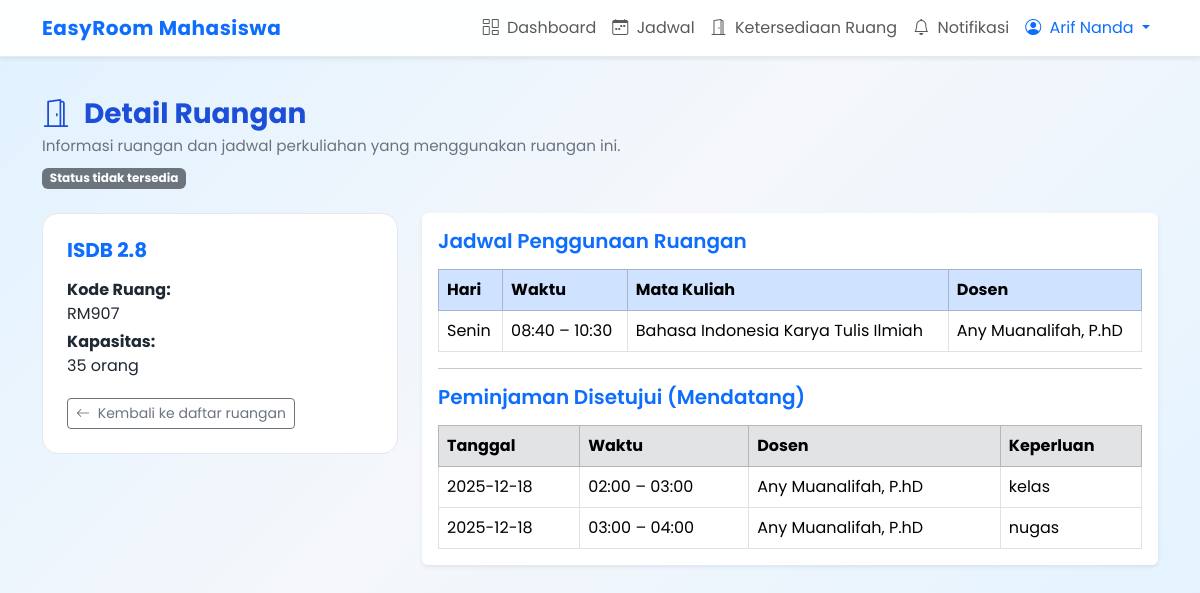
The app's page /mahasiswa/ruang_detail.php?kode=RM907 (signed in) with its own data.
### tables this page shows
CREATE TABLE `ruang` (
  `kode_ruang` varchar(15) NOT NULL,
  `nama_ruang` varchar(50) NOT NULL,
  `kapasitas` int(11) DEFAULT NULL,
  `fasilitas` text DEFAULT NULL,
  `lokasi` varchar(100) DEFAULT NULL,
  `status` enum('Terpakai','Kosong') DEFAULT 'Terpakai'
);

CREATE TABLE `jadwal` (
  `kode_jadwal` varchar(15) NOT NULL,
  `kode_mk` varchar(20) DEFAULT NULL,
  `id_dosen` varchar(15) DEFAULT NULL,
  `kode_ruang` varchar(15) DEFAULT NULL,
  `kelas` varchar(20) DEFAULT NULL,
  `hari` varchar(15) DEFAULT NULL,
  `jam_mulai` time NOT NULL,
  `jam_selesai` time NOT NULL,
  `kuota_peserta` int(11) DEFAULT NULL,
  `kuota_masuk` int(11) DEFAULT NULL,
  `semester` varchar(10) DEFAULT NULL
);

CREATE TABLE `matakuliah` (
  `kode_mk` varchar(20) NOT NULL,
  `id_dosen` varchar(15) DEFAULT NULL,
  `nama_mk` varchar(100) DEFAULT NULL,
  `sks` int(11) DEFAULT NULL
);

CREATE TABLE `dosen` (
  `id_dosen` varchar(15) NOT NULL,
  `nama_dosen` varchar(100) NOT NULL,
  `nip` varchar(20) DEFAULT NULL,
  `email` varchar(100) DEFAULT NULL,
  `password` varchar(255) NOT NULL
);

CREATE TABLE `peminjaman` (
  `kode_peminjaman` varchar(15) NOT NULL,
  `id_dosen` varchar(15) DEFAULT NULL,
  `kode_ruang` varchar(15) DEFAULT NULL,
  `id_admin` varchar(15) DEFAULT NULL,
  `tanggal` date DEFAULT NULL,
  `waktu_mulai` time DEFAULT NULL,
  `waktu_selesai` time DEFAULT NULL,
  `keperluan` text DEFAULT NULL,
  `file_pengajuan` varchar(255) DEFAULT NULL,
  `status` enum('Menunggu','Disetujui','Ditolak') DEFAULT 'Menunggu',
  `catatan_admin` text DEFAULT NULL
);

### functions.php (called while the page is built, shortened)
<?php
function safe_time_short(?string $t): string
{
    return htmlspecialchars(substr($t, 0, 5));
}

### mahasiswa/ruang_detail.php (the view, shortened to what this page needs)
<?php
require_once __DIR__ . '/../config.php';
require_once __DIR__ . '/../functions.php';
$kode_ruang = $_GET['kode'] ?? '';
$stmt = $conn->prepare("SELECT * FROM ruang WHERE kode_ruang = ?");
$stmt->bind_param("s", $kode_ruang);
$stmt->execute();
$ruang = $stmt->get_result()->fetch_assoc();
$stmt2 = $conn->prepare("
    SELECT
        j.*,
        mk.nama_mk      AS nama_matakuliah,
        d.nama_dosen    AS nama_dosen
    FROM jadwal j
    LEFT JOIN matakuliah mk ON j.kode_mk   = mk.kode_mk
    LEFT JOIN dosen      d  ON j.id_dosen  = d.id_dosen
    WHERE j.kode_ruang = ?
    ORDER BY
        FIELD(j.hari,'Senin','Selasa','Rabu','Kamis','Jumat','Sabtu'),
        j.jam_mulai
");
$stmt2->bind_param("s", $kode_ruang);
$stmt2->execute();
$jadwal = $stmt2->get_result();
$stmt3 = $conn->prepare("
        SELECT p.*, d.nama_dosen as nama_dosen_peminjam
        FROM peminjaman p
        LEFT JOIN dosen d ON p.id_dosen = d.id_dosen
        WHERE p.kode_ruang = ?
            AND p.status = 'Disetujui'
            AND p.tanggal BETWEEN CURDATE() AND DATE_ADD(CURDATE(), INTERVAL 6 DAY)
        ORDER BY p.tanggal, p.waktu_mulai
");
$stmt3->bind_param("s", $kode_ruang);
$stmt3->execute();
$peminjaman = $stmt3->get_result();
?>
<!doctype html>
<html lang="id">
<head>
    <link rel="stylesheet" href="https://cdn.jsdelivr.net/npm/bootstrap@5.3.3/dist/css/bootstrap.min.css">
    <link rel="stylesheet" href="https://cdn.jsdelivr.net/npm/bootstrap-icons@1.11.3/font/bootstrap-icons.css">
    <link rel="stylesheet" href="https://unpkg.com/aos@2.3.1/dist/aos.css">
    <link rel="stylesheet" href="../assets/css/style.css">
</head>
<body class="mhs-page">
    <?php include 'navbar.php'; ?>
    <div class="container mhs-container">
        <div class="page-header">
            <h3 class="page-header-title mb-1">
                <i class="bi bi-door-open me-2"></i> Detail Ruangan
            </h3>
            <p class="page-header-subtitle mb-0">
                Informasi ruangan dan jadwal perkuliahan yang menggunakan ruangan ini.
            </p>
            <div class="mt-2">
                <span id="room-status-badge" class="badge bg-secondary">Memuat status...</span>
            </div>
        </div>
        <div class="row g-4">
            <div class="col-md-4">
                <div class="hover-card p-4">
                    <h5 class="fw-bold text-primary mb-3">
                        <?= htmlspecialchars($ruang['nama_ruang']); ?>
                    </h5>
                    <p class="mb-1">
                        <strong>Kode Ruang:</strong><br>
                        <?= htmlspecialchars($ruang['kode_ruang']); ?>
                    </p>
                    <p class="mb-1">
                        <strong>Kapasitas:</strong><br>
                        <?= (int)$ruang['kapasitas']; ?> orang
                    </p>
                    <a href="ketersediaan.php" class="btn btn-outline-secondary btn-sm mt-3">
                        <i class="bi bi-arrow-left me-1"></i> Kembali ke daftar ruangan
                    </a>
                </div>
            </div>
            <div class="col-md-8">
                <div class="card shadow-sm border-0">
                    <div class="card-body">
                        <h5 class="fw-semibold text-primary mb-3">
                            Jadwal Penggunaan Ruangan
                        </h5>
                        <?php if ($jadwal->num_rows === 0): ?>
                            <p class="text-muted mb-0">
                                Belum ada jadwal perkuliahan yang tercatat menggunakan ruangan ini.
                            </p>
                        <?php else: ?>
                            <div class="table-responsive">
                                <table class="table table-bordered align-middle mb-0">
                                    <thead class="table-primary">
                                        <tr>
                                            <th>Hari</th>
                                            <th>Waktu</th>
                                            <th>Mata Kuliah</th>
                                            <th>Dosen</th>
                                        </tr>
                                    </thead>
                                    <tbody>
                                        <?php
                                        while ($row = $jadwal->fetch_assoc()):
                                        ?>
                                            <tr>
                                                <td><?= htmlspecialchars($row['hari'] ?? '-'); ?></td>
                                                <td>
                                                    <?= safe_time_short($row['jam_mulai'] ?? ''); ?>
                                                    &ndash;
                                                    <?= safe_time_short($row['jam_selesai'] ?? ''); ?>
                                                </td>
                                                <td><?= htmlspecialchars($row['nama_matakuliah'] ?? '-'); ?></td>
                                                <td><?= htmlspecialchars($row['nama_dosen'] ?? '-'); ?></td>
                                            </tr>
                                        <?php endwhile; ?>
                                    </tbody>
                                </table>
                            </div>
                        <?php endif; ?>
                        <hr>
                        <h5 class="fw-semibold text-primary mb-3">Peminjaman Disetujui (Mendatang)</h5>
                        <?php if ($peminjaman->num_rows === 0): ?>
                            <p class="text-muted mb-0">Tidak ada peminjaman terjadwal yang disetujui untuk ruangan ini dalam waktu dekat.</p>
                        <?php else: ?>
                            <div class="table-responsive mt-2">
                                <table class="table table-bordered align-middle mb-0">
                                    <thead class="table-secondary">
                                        <tr>
                                            <th>Tanggal</th>
                                            <th>Waktu</th>
                                            <th>Dosen</th>
                                            <th>Keperluan</th>
                                        </tr>
                                    </thead>
                                    <tbody>
                                        <?php while ($p = $peminjaman->fetch_assoc()): ?>
                                            <tr>
                                                <td><?= htmlspecialchars($p['tanggal']); ?></td>
                                                <td><?= safe_time_short($p['waktu_mulai'] ?? '') ?> &ndash; <?= safe_time_short($p['waktu_selesai'] ?? ''); ?></td>
                                                <td><?= htmlspecialchars($p['nama_dosen_peminjam'] ?? '-'); ?></td>
                                                <td><?= nl2br(htmlspecialchars($p['keperluan'] ?? '-')); ?></td>
                                            </tr>
                                        <?php endwhile; ?>
                                    </tbody>
                                </table>
                            </div>
                        <?php endif; ?>
                    </div>
                </div>
            </div>
        </div>
    </div>
</body>
</html>

### assets/css/style.css (style rules this page uses)
body { font-family: "Poppins", sans-serif; background: #f5f7fb; color: #1f2933; }
a { text-decoration: none; }
.mhs-page { background: linear-gradient(135deg, #e0f2ff 0%, #f5f7fb 45%, #e0f2ff 100%); background-attachment: fixed; }
.page-header { margin-top: 1.5rem; margin-bottom: 1.5rem; animation: fadeUp 0.6s ease-out; }
.page-header-title { font-weight: 700; color: #1d4ed8; }
.page-header-subtitle { color: #6b7280; font-size: 0.95rem; }
.hover-card { border-radius: 16px; border: 1px solid #e5e7eb; background: #ffffff; transition: transform 0.2s ease, box-shadow 0.2s ease, border-color 0.2s; }
.mhs-container { padding-top: 1rem; padding-bottom: 2.5rem; }

### records on screen
ruang: nama_ruang "ISDB 2.8", kode_ruang "RM907", kapasitas "35"
jadwal: hari "Senin", jam_mulai "08:40", jam_selesai "10:30", kode_mk.nama_mk "Bahasa Indonesia Karya Tulis Ilmiah", id_dosen.nama_dosen "Any Muanalifah, P.hD"
peminjaman: tanggal "2025-12-18", waktu_mulai "02:00", waktu_selesai "03:00", id_dosen.nama_dosen "Any Muanalifah, P.hD", keperluan "kelas"
peminjaman: tanggal "2025-12-18", waktu_mulai "03:00", waktu_selesai "04:00", id_dosen.nama_dosen "Any Muanalifah, P.hD", keperluan "nugas"

### other values on screen
$user['nama'] "Arif Nanda"
